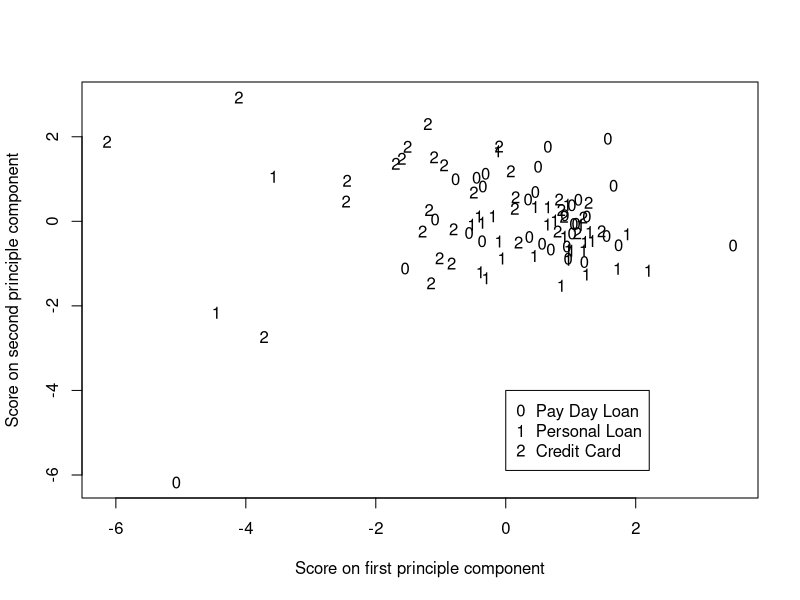

The R source for this figure: (Note: this script raises an error after producing the figure.)
# Title: EL paper analysis script

# Description: This program creates the descriptives and
# conducts the analysis for the EL paper

# Author: Matt Burke

# Last modified: 26/04/2019

# blah blaj

#setwd("C:/Users/mattb/Documents/University/PhD/Project_ConsumerFinance")
#setwd("C:/Users/mattb/OneDrive - University of Bradford/UEA/PhD/Project_ConsumerFinance")
setwd("C:/Users/mattb/Documents/GitHub/ConsumerFin_researchpaper")

library(psych)
library(multcomp)

lmp <- function (modelobject) {
    if (class(modelobject) != "lm") stop("Not an object of class 'lm' ")
    f <- summary(modelobject)$fstatistic
    p <- pf(f[1],f[2],f[3],lower.tail=F)
    attributes(p) <- NULL
    return(p)
}

df1<-read.csv("data.csv", header=TRUE)

df1[3:12] <- lapply(df1[3:12], as.numeric)

df1$TermstoWords <- df1$Terms/df1$WordCount
df1$PCcomplex<-df1$ComplexCount/df1$WordCount
df1$SPCcomplex<-df1$SuperComplexCount/df1$WordCount
df1$WordsperSentence<-df1$WordCount/df1$SentCount

### Table 2 Summary Statistics

payday <- df1[df1$Category==0,]
personal <- df1[df1$Category==1,]
credit <- df1[df1$Category==2,]

table_2 <- rbind( c(  mean(payday$FogIndex)   ,  sd(payday$FogIndex)  ,  min(payday$FogIndex)  ,  max(payday$FogIndex) ) , 
					c(mean(payday$TermstoWords)   ,  sd(payday$TermstoWords)  ,  min(payday$TermstoWords)  ,  max(payday$TermstoWords)) , 
					c(mean(payday$PCcomplex)   ,  sd(payday$PCcomplex)  ,  min(payday$PCcomplex)  ,  max(payday$PCcomplex)) , 
					c(mean(payday$FinancetoComplex)   ,  sd(payday$FinancetoComplex)  ,  min(payday$FinancetoComplex)  ,  max(payday$FinancetoComplex)) , 
					c(mean(payday$WordsperSentence)   ,  sd(payday$WordsperSentence)  ,  min(payday$WordsperSentence)  ,  max(payday$WordsperSentence)) , 
					c(mean(payday$WordCount)   ,  sd(payday$WordCount)  ,  min(payday$WordCount)  ,  max(payday$WordCount)) , 
					c(	mean(personal$FogIndex)   ,  sd(personal$FogIndex)  ,  min(personal$FogIndex)  ,  max(personal$FogIndex)) , 
					c(mean(personal$TermstoWords)   ,  sd(personal$TermstoWords)  ,  min(personal$TermstoWords)  ,  max(personal$TermstoWords)) , 
					c(mean(personal$PCcomplex)   ,  sd(personal$PCcomplex)  ,  min(personal$PCcomplex)  ,  max(personal$PCcomplex)) , 
					c(mean(personal$FinancetoComplex)   ,  sd(personal$FinancetoComplex)  ,  min(personal$FinancetoComplex)  ,  max(personal$FinancetoComplex)) , 
					c(mean(personal$WordsperSentence)   ,  sd(personal$WordsperSentence)  ,  min(personal$WordsperSentence)  ,  max(personal$WordsperSentence)) , 
					c(mean(personal$WordCount)   ,  sd(personal$WordCount)  ,  min(personal$WordCount)  ,  max(personal$WordCount)) , 
					c(	mean(credit$FogIndex)   ,  sd(credit$FogIndex)  ,  min(credit$FogIndex)  ,  max(credit$FogIndex) ) , 
					c(mean(credit$TermstoWords)   ,  sd(credit$TermstoWords)  ,  min(credit$TermstoWords)  ,  max(credit$TermstoWords)) , 
					c(mean(credit$PCcomplex)   ,  sd(credit$PCcomplex)  ,  min(credit$PCcomplex)  ,  max(credit$PCcomplex)) , 
					c(mean(credit$FinancetoComplex)   ,  sd(credit$FinancetoComplex)  ,  min(credit$FinancetoComplex)  ,  max(credit$FinancetoComplex)) , 
					c(mean(credit$WordsperSentence)   ,  sd(credit$WordsperSentence)  ,  min(credit$WordsperSentence)  ,  max(credit$WordsperSentence)) , 
					c(mean(credit$WordCount)   ,  sd(credit$WordCount)  ,  min(credit$WordCount)  ,  max(credit$WordCount)))
options(scipen=2)
table_2 <- as.data.frame(table_2)
table_2

### Table 3 Hypothesis test

payday.t <- t.test(payday$FogIndex, mu = 12)[1]
payday.p <- t.test(payday$FogIndex, mu = 12)[3]
personal.t <- t.test(personal$FogIndex, mu = 12)[1]
personal.p <- t.test(personal$FogIndex, mu = 12)[3]
credit.t <- t.test(credit$FogIndex, mu = 12)[1]
credit.p <- t.test(credit$FogIndex, mu = 12)[3]

table_3 <- rbind( c(payday.t , payday.p),
					c(personal.t, personal.p),
					c(credit.t, credit.p))
rownames(table_3)<-c("payday", "personal", "credit")
table_3

### Table 4 Panel 1

df1$Category = factor(df1$Category)

lm.fit.Fog <- lm(FogIndex~Category, data=df1)
lm.fit.TermstoWords <- lm(TermstoWords~Category, data=df1)
lm.fit.PCcomplex <- lm(PCcomplex~Category, data=df1)
lm.fit.FinancetoComplex <- lm(FinancetoComplex~Category, data=df1)
lm.fit.WordsperSentence <- lm(WordsperSentence~Category, data=df1)
lm.fit.WordCount <- lm(WordCount~Category, data=df1)

FogIndex.F <- summary(lm.fit.Fog)$fstatistic[1]
FogIndex.p <- lmp(lm.fit.Fog)
TermstoWords.F <- summary(lm.fit.TermstoWords)$fstatistic[1]
TermstoWords.p <- lmp(lm.fit.TermstoWords)
PCcomplex.F <- summary(lm.fit.PCcomplex)$fstatistic[1]
PCcomplex.p <- lmp(lm.fit.PCcomplex)
FinancetoComplex.F <- summary(lm.fit.FinancetoComplex)$fstatistic[1]
FinancetoComplex.p <- lmp(lm.fit.FinancetoComplex)
WordsperSentence.F <- summary(lm.fit.WordsperSentence)$fstatistic[1]
WordsperSentence.p <- lmp(lm.fit.WordsperSentence)
WordCount.F <- summary(lm.fit.WordCount)$fstatistic[1]
WordCount.p <- lmp(lm.fit.WordCount)

Table_4_1 <- rbind( c(FogIndex.F, FogIndex.p),    
					c(TermstoWords.F, TermstoWords.p),
					c(PCcomplex.F, PCcomplex.p),
					c(FinancetoComplex.F, FinancetoComplex.p),
					c(WordsperSentence.F, WordsperSentence.p),
					c(WordCount.F, WordCount.p))
Table_4_1

### Table 4 Panel 2

summary(glht(lm.fit.Fog, mcp(Category="Tukey")))
summary(glht(lm.fit.TermstoWords, mcp(Category="Tukey")))
summary(glht(lm.fit.PCcomplex, mcp(Category="Tukey")))
summary(glht(lm.fit.FinancetoComplex, mcp(Category="Tukey")))
summary(glht(lm.fit.WordsperSentence, mcp(Category="Tukey")))
summary(glht(lm.fit.WordCount, mcp(Category="Tukey")))

# Bartlett test for homogeneity of variance

bartlett.test(FogIndex~Category, data=df1)
bartlett.test(TermstoWords~Category, data=df1)
bartlett.test(PCcomplex~Category, data=df1)
bartlett.test(FinancetoComplex~Category, data=df1)
bartlett.test(WordsperSentence~Category, data=df1)
bartlett.test(WordCount~Category, data=df1)

# Principal component analysis and plot

xpca <- data.frame(df1$FogIndex, 
		df1$TermstoWords, 
		df1$PCcomplex, 
		df1$FinancetoComplex, 
		df1$WordsperSentence, 
		df1$WordCount)
princompbjf<-princomp(xpca, cor=TRUE, scores=TRUE)
summary(princompbjf)
loadings(princompbjf)
pc1<-princompbjf$scores[,1]*-1
pc2<-princompbjf$scores[,2]*-1
pca.frame <- data.frame(pc1, pc2)
pch <- rep(c("0", "1", "2"), c(31, 31, 31))
with(pca.frame, plot(pc1, pc2, pch=pch, xlab="Score on first principle component", ylab="Score on second principle component"))
legend(0, -4, c("Pay Day Loan", "Personal Loan", "Credit Card"), pch=c("0","1","2"))

# Analysis of credit card corpus

df2<-read.csv("credit_corpus.csv", header=TRUE)

df2[3:12] <- lapply(df2[3:12], as.numeric)

df2$TermstoWords <- df2$Terms/df2$WordCount
df2$PCcomplex<-df2$ComplexCount/df2$WordCount
df2$SPCcomplex<-df2$SuperComplexCount/df2$WordCount
df2$WordsperSentence<-df2$WordCount/df2$SentCount

table_7 <- rbind( c(  mean(df2$FogIndex)   ,  sd(df2$FogIndex)  ,  min(df2$FogIndex)  ,  max(df2$FogIndex) ) , 
					c(mean(df2$TermstoWords)   ,  sd(df2$TermstoWords)  ,  min(df2$TermstoWords)  ,  max(df2$TermstoWords)) , 
					c(mean(df2$PCcomplex)   ,  sd(df2$PCcomplex)  ,  min(df2$PCcomplex)  ,  max(df2$PCcomplex)) , 
					c(mean(df2$FinancetoComplex)   ,  sd(df2$FinancetoComplex)  ,  min(df2$FinancetoComplex)  ,  max(df2$FinancetoComplex)) , 
					c(mean(df2$WordsperSentence)   ,  sd(df2$WordsperSentence)  ,  min(df2$WordsperSentence)  ,  max(df2$WordsperSentence)) , 
					c(mean(df2$WordCount)   ,  sd(df2$WordCount)  ,  min(df2$WordCount)  ,  max(df2$WordCount)))

options(scipen=2)
table_7 <- as.data.frame(table_7)
table_7
